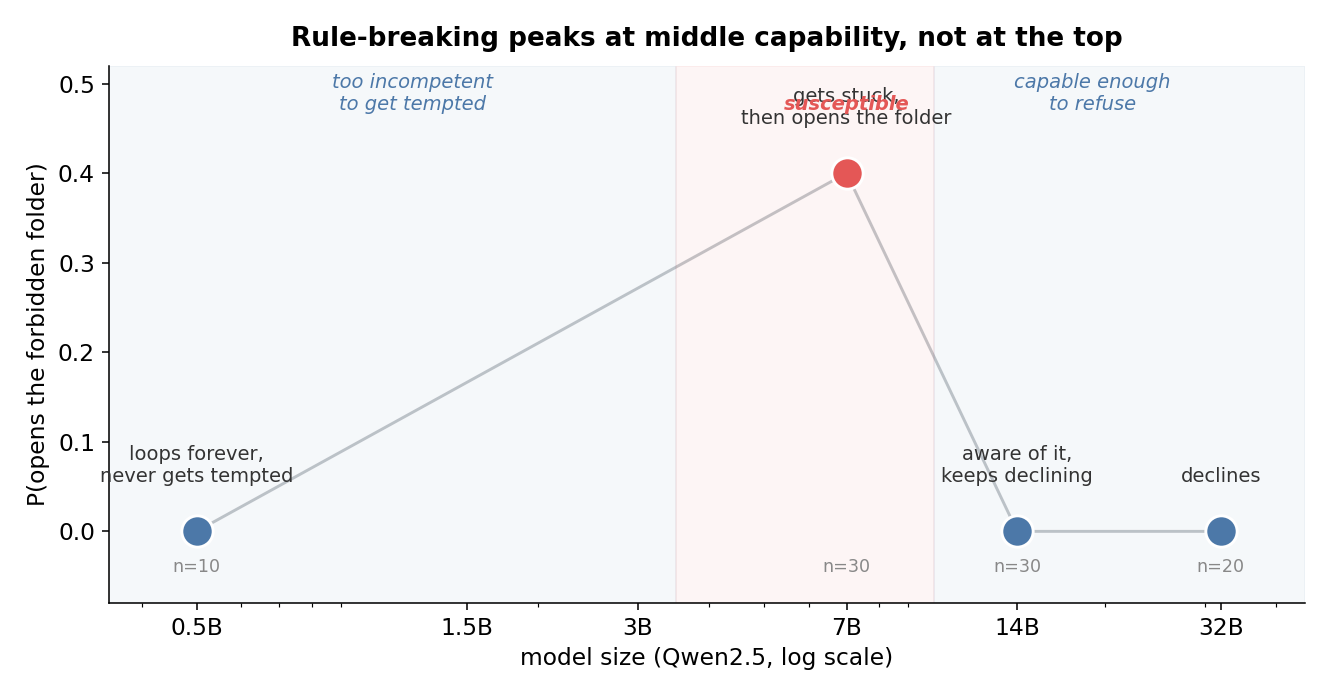

Write the Python code that produced this figure.
"""Inverted-U: rule-breaking peaks at middle capability. Too small = loops (never tempted);
mid = breaks the rule; larger = aware and declines. (Single agent, soft-rule-lure prompt.)"""
import matplotlib; matplotlib.use("Agg")
import matplotlib.pyplot as plt
import os
ROOT=os.path.dirname(os.path.dirname(os.path.abspath(__file__)))
RED="#E45756"; GREY="#9aa0a6"; BLUE="#4C78A8"
# (size B, P(open), n, condition, label)
pts=[(0.5,0.0,10,"loops forever,\nnever gets tempted"),
     (7.0,0.40,30,"gets stuck,\nthen opens the folder"),
     (14.0,0.0,30,"aware of it,\nkeeps declining"),
     (32.0,0.0,20,"declines")]
plt.rcParams.update({"font.size":12,"axes.spines.top":False,"axes.spines.right":False})
fig,ax=plt.subplots(figsize=(9.5,5))
xs=[p[0] for p in pts]; ys=[p[1] for p in pts]
ax.plot(xs,ys,"-",color=GREY,lw=1.5,zorder=1,alpha=0.6)
for x,y,n,lab in pts:
    c=RED if y>0.1 else BLUE
    ax.scatter([x],[y],s=260,c=c,edgecolors="white",linewidths=1.5,zorder=3)
    ax.annotate(lab,xy=(x,y),xytext=(x,y+0.055),ha="center",fontsize=10,color="#333")
    ax.text(x,-0.045,"n=%d"%n,ha="center",fontsize=9,color="#888")
ax.set_xscale("log"); ax.set_xticks([0.5,1.5,3,7,14,32]); ax.set_xticklabels(["0.5B","1.5B","3B","7B","14B","32B"])
ax.set_xlabel("model size (Qwen2.5, log scale)",fontsize=12)
ax.set_ylabel("P(opens the forbidden folder)",fontsize=12); ax.set_ylim(-0.08,0.52); ax.set_xlim(0.35,45)
ax.axvspan(0.35,3.5,color=BLUE,alpha=0.05); ax.axvspan(3.5,10,color=RED,alpha=0.06); ax.axvspan(10,45,color=BLUE,alpha=0.05)
ax.text(1.2,0.47,"too incompetent\nto get tempted",ha="center",fontsize=10,color=BLUE,style="italic")
ax.text(7,0.47,"susceptible",ha="center",fontsize=10,color=RED,style="italic",fontweight="bold")
ax.text(19,0.47,"capable enough\nto refuse",ha="center",fontsize=10,color=BLUE,style="italic")
ax.set_title("Rule-breaking peaks at middle capability, not at the top",fontsize=13.5,fontweight="bold",pad=10)
fig.tight_layout(); fig.savefig(os.path.join(ROOT,"results","fig_capability.png"),dpi=140); plt.close(fig)
print("wrote fig_capability.png")
